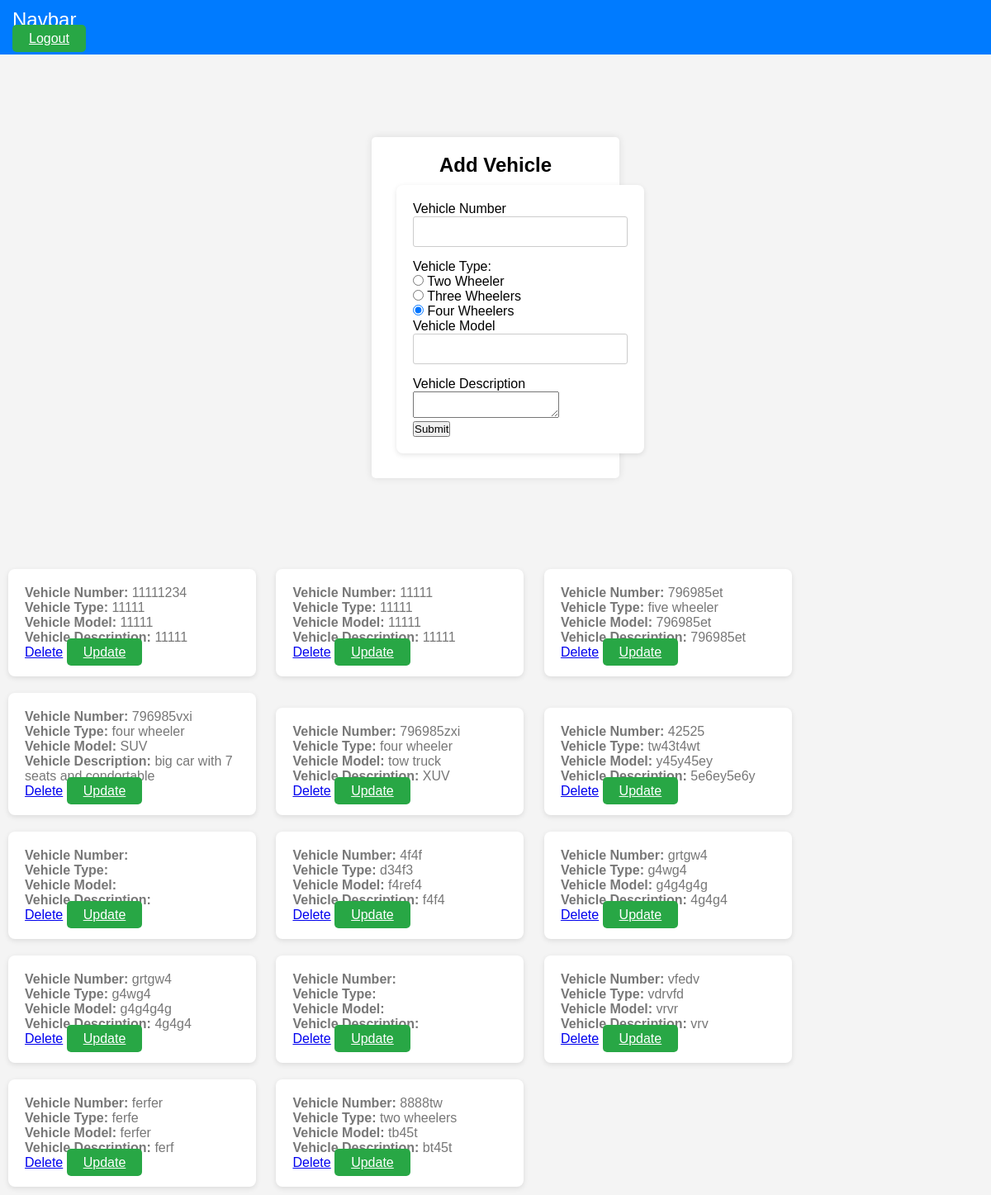
Page /add-vehicle/ (signed in) on the committed database.
### home/models.py (models this page shows)
class Vehicle(models.Model):
    Vehicle_no = models.CharField(max_length=8)
    Vehicle_type = models.CharField(max_length=20)
    Vehicle_model = models.CharField(max_length=30)
    Vehicle_des = models.TextField()

### home/views.py (the view, shortened to what this page needs)
# urls.py: path('add-vehicle/' , add_vehicle , name='add_vehicle'),
@login_required(login_url='/log_in')
def add_vehicle(request):
    queryset = Vehicle.objects.all()
    context = {'vehicles': queryset}
    return render(request, "insert.html", context)

### home/templates/insert.html (shortened to what this page needs)
<!DOCTYPE html>
<html lang="en">
<head>
</head>
<body>
  <nav class="navbar p-4 shadow-lg">
        <div class="container-fluid">
            <a class="navbar-brand">Navbar</a>
            <form class="d-flex" role="search">
                <a href="/log_out/" class="btn btn-success" type="submit">Logout</a>
            </form>
        </div>
    </nav>
  <div class="login-container mt-5">
    <h2>Add Vehicle</h2>
    <form class="col-6 mx-auto card p-3" method="post" enctype="multipart/form-data">
      <div class="mb-3">
        <label for="Vehicle_no" class="form-label">Vehicle Number</label>
        <input name="Vehicle_no" type="text" class="form-control" required />
      </div>
      <div class="mb-3" >
      <label>Vehicle Type:</label>
      <br>
            <input type="radio" id="super_admin" name="Vehicle_type" value="Vehicle_type">
            <label for="Vehicle_type">Two Wheeler</label>
            <br>
            <input type="radio" id="admin" name="Vehicle_type" value="Vehicle_type">
            <label for="Vehicle_type">Three Wheelers</label>
            <br>
            <input type="radio" id="user" name="Vehicle_type" value="Vehicle_type" checked>
            <label for="Vehicle_type">Four Wheelers</label>
      </div>
      <div class="mb-3">
        <label for="Vehicle_model" class="form-label">Vehicle Model</label>
        <input name="Vehicle_model" type="text" class="form-control" required/>
      </div>
      <div class="mb-3">
        <label for="Vehicle_des" class="form-label">Vehicle Description</label>
        <textarea name="Vehicle_des" class="form-control" required></textarea>
      </div>
      <button type="submit" class="btn btn-sucess">Submit</button>
    </form>
  </div>
  <div>
    {% for vehicle in vehicles %}
    <div class="card">
      <p><strong>Vehicle Number:</strong> {{vehicle.Vehicle_no}}</p>
      <p><strong>Vehicle Type:</strong> {{vehicle.Vehicle_type}}</p>
      <p><strong>Vehicle Model:</strong> {{vehicle.Vehicle_model}}</p>
      <p><strong>Vehicle Description:</strong> {{vehicle.Vehicle_des}}</p>
      <a href="/delete-vehicle/{{vehicle.id}}" class="btn btn-danger">Delete</a>
      <a href="/update-vehicle/{{vehicle.id}}" class="btn btn-success">Update</a>
    </div>
    {% endfor %}
  </div>
</body>
</html>

### home/templates/insert.html (style rules this page uses)
body { font-family: Arial, sans-serif; background-color: #f4f4f4; }
.card { background-color: #ffffff; border-radius: 8px; box-shadow: 0px 2px 6px rgba(0, 0, 0, 0.1); margin: 10px; padding: 20px; width: 300px; transition: transform 0.2s, box-shadow 0.2s; display: inline-block; }
.card p { margin-bottom: 0; color: #777777; }
.login-container { max-width: 300px; margin: 100px auto; padding: 20px; background: #ffffff; border-radius: 5px; box-shadow: 0px 0px 10px rgba(0, 0, 0, 0.1); }
.login-container h2 { text-align: center; }
.login-container input[type="text"], .login-container input[type="password"] { width: 100%; padding-top: 10px; padding-bottom: 10px; margin-bottom: 15px; border: 1px solid #ccc; border-radius: 3px; margin-right: 10px; }
* { margin: 0; padding: 0; box-sizing: border-box; }
.navbar { background-color: #007bff; padding: 10px 0; }
.navbar-brand { color: #fff; font-size: 1.5rem; text-decoration: none; }
.btn-success { background-color: #28a745; border: none; color: #fff; padding: 8px 20px; border-radius: 5px; cursor: pointer; transition: background-color 0.3s; }
.d-flex { align-items: center; }
.container-fluid { padding: 0 15px; }

### rows in the picture
Vehicle: Vehicle_no "11111234", Vehicle_type "11111", Vehicle_model "11111", Vehicle_des "11111"
Vehicle: Vehicle_no "11111", Vehicle_type "11111", Vehicle_model "11111", Vehicle_des "11111"
Vehicle: Vehicle_no "796985et", Vehicle_type "five wheeler", Vehicle_model "796985et", Vehicle_des "796985et"
Vehicle: Vehicle_no "796985vxi", Vehicle_type "four wheeler", Vehicle_model "SUV", Vehicle_des "big car with 7 seats and condortable"
Vehicle: Vehicle_no "796985zxi", Vehicle_type "four wheeler", Vehicle_model "tow truck", Vehicle_des "XUV"
Vehicle: Vehicle_no "42525", Vehicle_type "tw43t4wt", Vehicle_model "y45y45ey", Vehicle_des "5e6ey5e6y"
Vehicle: Vehicle_no "4f4f", Vehicle_type "d34f3", Vehicle_model "f4ref4", Vehicle_des "f4f4"
Vehicle: Vehicle_no "grtgw4", Vehicle_type "g4wg4", Vehicle_model "g4g4g4g", Vehicle_des "4g4g4"
Vehicle: Vehicle_no "grtgw4", Vehicle_type "g4wg4", Vehicle_model "g4g4g4g", Vehicle_des "4g4g4"
Vehicle: Vehicle_no "vfedv", Vehicle_type "vdrvfd", Vehicle_model "vrvr", Vehicle_des "vrv"
Vehicle: Vehicle_no "ferfer", Vehicle_type "ferfe", Vehicle_model "ferfer", Vehicle_des "ferf"
Vehicle: Vehicle_no "8888tw", Vehicle_type "two wheelers", Vehicle_model "tb45t", Vehicle_des "bt45t"
